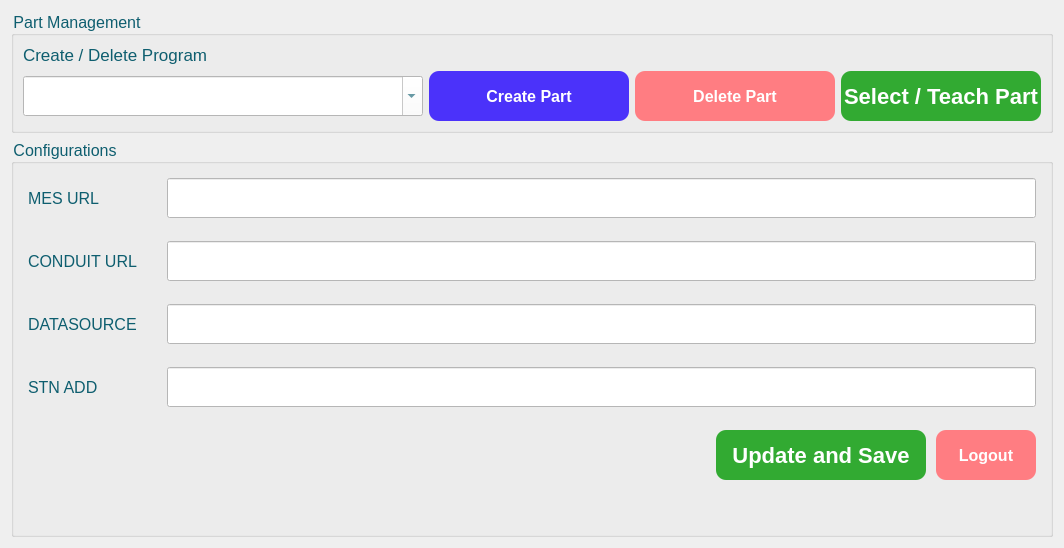
              <widget class="QWidget" name="tab_4">
               <attribute name="title">
                <string>Application Management</string>
               </attribute>
               <layout class="QGridLayout" name="gridLayout_11">
                <item row="1" column="0">
                 <widget class="QGroupBox" name="groupBox_4">
                  <property name="font">
                   <font>
                    <pointsize>12</pointsize>
                   </font>
                  </property>
                  <property name="styleSheet">
                   <string notr="true">color:#0E5E6F;</string>
                  </property>
                  <property name="title">
                   <string>Configurations</string>
                  </property>
                  <layout class="QGridLayout" name="gridLayout_21">
                   <item row="1" column="0">
                    <spacer name="verticalSpacer_3">
                     <property name="orientation">
                      <enum>Qt::Vertical</enum>
                     </property>
                     <property name="sizeHint" stdset="0">
                      <size>
                       <width>20</width>
                       <height>40</height>
                      </size>
                     </property>
                    </spacer>
                   </item>
                   <item row="0" column="0">
                    <layout class="QGridLayout" name="gridLayout_20">
                     <property name="leftMargin">
                      <number>5</number>
                     </property>
                     <property name="topMargin">
                      <number>5</number>
                     </property>
                     <property name="rightMargin">
                      <number>5</number>
                     </property>
                     <property name="bottomMargin">
                      <number>5</number>
                     </property>
                     <property name="horizontalSpacing">
                      <number>30</number>
                     </property>
                     <property name="verticalSpacing">
                      <number>23</number>
                     </property>
                     <item row="2" column="0">
                      <widget class="QLabel" name="label_13">
                       <property name="font">
                        <font>
                         <pointsize>12</pointsize>
                        </font>
                       </property>
                       <property name="styleSheet">
                        <string notr="true">color:#0E5E6F;</string>
                       </property>
                       <property name="text">
                        <string>DATASOURCE</string>
                       </property>
                      </widget>
                     </item>
                     <item row="0" column="1">
                      <widget class="QLineEdit" name="mes_url">
                       <property name="minimumSize">
                        <size>
                         <width>0</width>
                         <height>40</height>
                        </size>
                       </property>
                       <property name="font">
                        <font>
                         <pointsize>12</pointsize>
                        </font>
                       </property>
                       <property name="styleSheet">
                        <string notr="true">color:#0E5E6F;
background-color: rgb(255, 255, 255);</string>
                       </property>
                      </widget>
                     </item>
                     <item row="3" column="1">
                      <widget class="QLineEdit" name="stn_address">
                       <property name="minimumSize">
                        <size>
                         <width>0</width>
                         <height>40</height>
                        </size>
                       </property>
                       <property name="font">
                        <font>
                         <pointsize>12</pointsize>
                        </font>
                       </property>
                       <property name="styleSheet">
                        <string notr="true">color:#0E5E6F;
background-color: rgb(255, 255, 255);</string>
                       </property>
                      </widget>
                     </item>
                     <item row="1" column="0">
                      <widget class="QLabel" name="label_12">
                       <property name="font">
                        <font>
                         <pointsize>12</pointsize>
                        </font>
                       </property>
                       <property name="styleSheet">
                        <string notr="true">color:#0E5E6F;</string>
                       </property>
                       <property name="text">
                        <string>CONDUIT URL</string>
                       </property>
                      </widget>
                     </item>
                     <item row="0" column="0">
                      <widget class="QLabel" name="label_22">
                       <property name="font">
                        <font>
                         <pointsize>12</pointsize>
                        </font>
                       </property>
                       <property name="styleSheet">
                        <string notr="true">color:#0E5E6F;</string>
                       </property>
                       <property name="text">
                        <string>MES URL</string>
                       </property>
                      </widget>
                     </item>
                     <item row="3" column="0">
                      <widget class="QLabel" name="label_14">
                       <property name="font">
                        <font>
                         <pointsize>12</pointsize>
                        </font>
                       </property>
                       <property name="styleSheet">
                        <string notr="true">color:#0E5E6F;</string>
                       </property>
                       <property name="text">
                        <string>STN ADD</string>
                       </property>
                      </widget>
                     </item>
                     <item row="2" column="1">
                      <widget class="QLineEdit" name="data_source">
                       <property name="minimumSize">
                        <size>
                         <width>0</width>
                         <height>40</height>
                        </size>
                       </property>
                       <property name="font">
                        <font>
                         <pointsize>12</pointsize>
                        </font>
                       </property>
                       <property name="styleSheet">
                        <string notr="true">color:#0E5E6F;
background-color: rgb(255, 255, 255);</string>
                       </property>
                      </widget>
                     </item>
                     <item row="4" column="0" colspan="2">
                      <layout class="QHBoxLayout" name="horizontalLayout_5">
                       <property name="spacing">
                        <number>10</number>
                       </property>
                       <property name="leftMargin">
                        <number>10</number>
                       </property>
                       <item>
                        <spacer name="horizontalSpacer_6">
                         <property name="orientation">
                          <enum>Qt::Horizontal</enum>
                         </property>
                         <property name="sizeHint" stdset="0">
                          <size>
                           <width>40</width>
                           <height>20</height>
                          </size>
                         </property>
                        </spacer>
                       </item>
                       <item>
                        <widget class="QPushButton" name="update_configurations">
                         <property name="minimumSize">
                          <size>
                           <width>210</width>
                           <height>50</height>
                          </size>
                         </property>
                         <property name="font">
                          <font>
                           <pointsize>-1</pointsize>
                           <weight>75</weight>
                           <bold>true</bold>
                          </font>
                         </property>
                         <property name="styleSheet">
                          <string notr="true">QPushButton
{
   background-color: rgb(50,170,50);border-radius:10px;color:white;font-weight:bold;font-size:22px;
}

QPushButton:pressed
{
  background-color: rgb(10, 100, 10);     
}

</string>
                         </property>
                         <property name="text">
                          <string>Update and Save</string>
                         </property>
                        </widget>
                       </item>
                       <item>
                        <widget class="QPushButton" name="admin_logout">
                         <property name="minimumSize">
                          <size>
                           <width>100</width>
                           <height>50</height>
                          </size>
                         </property>
                         <property name="font">
                          <font>
                           <pointsize>12</pointsize>
                           <weight>75</weight>
                           <bold>true</bold>
                          </font>
                         </property>
                         <property name="styleSheet">
                          <string notr="true">QPushButton{ background-color: rgb(255,125,130);
border-radius:10px;color:white;font-weight:bold;}
QPushButton:pressed{background-color: rgb(255, 100, 100);}</string>
                         </property>
                         <property name="text">
                          <string>Logout</string>
                         </property>
                        </widget>
                       </item>
                      </layout>
                     </item>
                     <item row="1" column="1">
                      <widget class="QLineEdit" name="con_url">
                       <property name="minimumSize">
                        <size>
                         <width>0</width>
                         <height>40</height>
                        </size>
                       </property>
                       <property name="font">
                        <font>
                         <pointsize>12</pointsize>
                        </font>
                       </property>
                       <property name="styleSheet">
                        <string notr="true">color:#0E5E6F;
background-color: rgb(255, 255, 255);</string>
                       </property>
                      </widget>
                     </item>
                    </layout>
                   </item>
                  </layout>
                 </widget>
                </item>
                <item row="0" column="0">
                 <layout class="QGridLayout" name="gridLayout_10">
                  <item row="0" column="0">
                   <widget class="QGroupBox" name="groupBox_3">
                    <property name="font">
                     <font>
                      <pointsize>12</pointsize>
                     </font>
                    </property>
                    <property name="styleSheet">
                     <string notr="true">color:#0E5E6F;</string>
                    </property>
                    <property name="title">
                     <string>Part Management</string>
                    </property>
                    <layout class="QGridLayout" name="gridLayout_13">
                     <item row="0" column="0">
                      <layout class="QGridLayout" name="gridLayout_12">
                       <item row="1" column="0">
                        <widget class="QLabel" name="label_5">
                         <property name="font">
                          <font>
                           <pointsize>13</pointsize>
                          </font>
                         </property>
                         <property name="styleSheet">
                          <string notr="true">color:#0E5E6F;</string>
                         </property>
                         <property name="text">
                          <string>Create / Delete Program</string>
                         </property>
                        </widget>
                       </item>
                       <item row="2" column="2">
                        <widget class="QPushButton" name="ptmgt_delete_part">
                         <property name="minimumSize">
                          <size>
                           <width>200</width>
                           <height>50</height>
                          </size>
                         </property>
                         <property name="font">
                          <font>
                           <pointsize>12</pointsize>
                           <weight>75</weight>
                           <bold>true</bold>
                          </font>
                         </property>
                         <property name="styleSheet">
                          <string notr="true">QPushButton{ background-color: rgb(255,125,130);
border-radius:10px;color:white;font-weight:bold;}
QPushButton:pressed{background-color: rgb(255, 100, 100);}</string>
                         </property>
                         <property name="text">
                          <string>Delete Part</string>
                         </property>
                        </widget>
                       </item>
                       <item row="2" column="1">
                        <widget class="QPushButton" name="ptmgt_create_part">
                         <property name="minimumSize">
                          <size>
                           <width>200</width>
                           <height>50</height>
                          </size>
                         </property>
                         <property name="font">
                          <font>
                           <pointsize>12</pointsize>
                           <weight>75</weight>
                           <bold>true</bold>
                          </font>
                         </property>
                         <property name="styleSheet">
                          <string notr="true">QPushButton{ background-color: rgb(75,50,250);
border-radius:10px;color:white;font-weight:bold;}
QPushButton:pressed{background-color: rgb(10, 10, 105);}</string>
                         </property>
                         <property name="text">
                          <string>Create Part</string>
                         </property>
                        </widget>
                       </item>
                       <item row="2" column="3">
                        <widget class="QPushButton" name="ptmgt_select_part_butt">
                         <property name="minimumSize">
                          <size>
                           <width>200</width>
                           <height>50</height>
                          </size>
                         </property>
                         <property name="font">
                          <font>
                           <pointsize>-1</pointsize>
                           <weight>75</weight>
                           <bold>true</bold>
                          </font>
                         </property>
                         <property name="styleSheet">
                          <string notr="true">QPushButton
{
   background-color: rgb(50,170,50);border-radius:10px;color:white;font-weight:bold;font-size:22px;
}

QPushButton:pressed
{
  background-color: rgb(10, 100, 10);     
}

</string>
                         </property>
                         <property name="text">
                          <string>Select / Teach Part</string>
                         </property>
                        </widget>
                       </item>
                       <item row="2" column="0">
                        <widget class="QComboBox" name="ptmgt_select_part">
                         <property name="minimumSize">
                          <size>
                           <width>400</width>
                           <height>40</height>
                          </size>
                         </property>
                         <property name="font">
                          <font>
                           <family>MS Shell Dlg 2</family>
                           <pointsize>14</pointsize>
                           <weight>50</weight>
                           <italic>false</italic>
                           <bold>false</bold>
                          </font>
                         </property>
                         <property name="styleSheet">
                          <string notr="true">color:#0E5E6F;
font: 14pt &quot;MS Shell Dlg 2&quot;;
background-color: rgb(255, 255, 255);</string>
                         </property>
                         <property name="editable">
                          <bool>true</bool>
                         </property>
                         <property name="iconSize">
                          <size>
                           <width>50</width>
                           <height>50</height>
                          </size>
                         </property>
                        </widget>
                       </item>
                      </layout>
                     </item>
                    </layout>
                   </widget>
                  </item>
                 </layout>
                </item>
               </layout>
              </widget>
